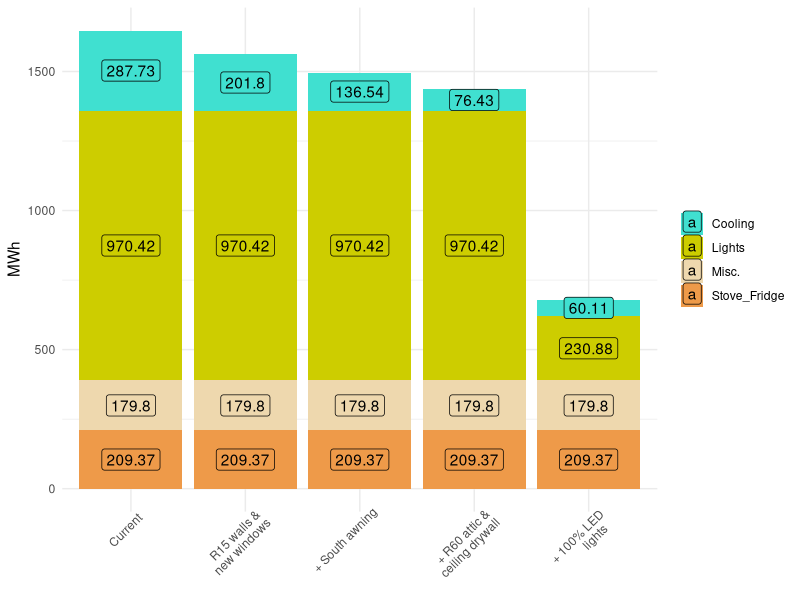

Reproduce this figure in R.
setwd("C:/Users/riley/Dropbox/rileyanderson123/NCYC")


dat <- read.csv("be_opt_output.csv")

library(tidyverse)



dat1 <- dat %>% 
  pivot_longer(cols = c(current : opt4),
               names_to = "options") %>% 
  mutate(across(c(item : options), factor),
         value = case_when(
           item == "Misc." | item == "Lights" | item == "Stove_Fridge" ~
             round(value * (7/12),3),
           TRUE ~ value
         ),
         kWh = round(value * 293, 4),
         MWh = round(kWh / 1000, 2))


dat1 %>%
  filter(item != "Cooling Fan/Pump",
         item != "Heating") %>% 
  ggplot(aes(x = options, y = MWh, fill = item)) +
  geom_col() +
  geom_label(aes(x = options, y = ,
                 label = MWh),
             position = position_stack(vjust = 0.5)) +
  scale_fill_manual(values = c("turquoise",
                               "yellow3",
                               "wheat2",
                               "tan2")) +
  theme_minimal() +
  scale_x_discrete(labels = c("Current",
                              "R15 walls &\nnew windows",
                              "+ South awning",
                              "+ R60 attic &\nceiling drywall",
                              "+ 100% LED\nlights")) +
  theme(axis.text.x = element_text(angle = 45,
                                   hjust = 0.8)) +
  labs(x = NULL, fill = NULL)



dat1 %>% 
  group_by(options) %>% 
  summarise(total = sum(MWh)) %>% 
  left_join(., dat1, by = "options") %>% 
  filter(item == "Cooling") %>% 
  mutate(prop_mwh = MWh / total) %>% 
  filter(options != "opt4")
